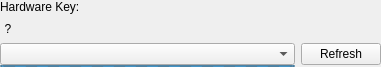
<?xml version="1.0" encoding="UTF-8"?>
<ui version="4.0">
 <class>YubiKeyEditWidget</class>
 <widget class="QWidget" name="YubiKeyEditWidget">
  <property name="geometry">
   <rect>
    <x>0</x>
    <y>0</y>
    <width>381</width>
    <height>64</height>
   </rect>
  </property>
  <layout class="QVBoxLayout" name="verticalLayout">
   <property name="leftMargin">
    <number>0</number>
   </property>
   <property name="topMargin">
    <number>0</number>
   </property>
   <property name="rightMargin">
    <number>0</number>
   </property>
   <property name="bottomMargin">
    <number>0</number>
   </property>
   <item>
    <widget class="QLabel" name="hardwareKeyLabel">
     <property name="text">
      <string>Hardware Key:</string>
     </property>
     <property name="buddy">
      <cstring>comboChallengeResponse</cstring>
     </property>
    </widget>
   </item>
   <item>
    <widget class="QToolButton" name="hardwareKeyLabelHelp">
     <property name="cursor">
      <cursorShape>PointingHandCursor</cursorShape>
     </property>
     <property name="toolTip">
      <string>&lt;p&gt;You can use a hardware security key such as a &lt;strong&gt;YubiKey&lt;/strong&gt; or &lt;strong&gt;OnlyKey&lt;/strong&gt; with slots configured for HMAC-SHA1.&lt;/p&gt;
          &lt;p&gt;Click for more information...&lt;/p&gt;</string>
     </property>
     <property name="accessibleName">
      <string>Hardware key help</string>
     </property>
     <property name="styleSheet">
      <string notr="true">QToolButton {
 border: none;
 background: none;
}</string>
     </property>
     <property name="text">
      <string notr="true">?</string>
     </property>
     <property name="iconSize">
      <size>
       <width>12</width>
       <height>12</height>
      </size>
     </property>
     <property name="popupMode">
      <enum>QToolButton::InstantPopup</enum>
     </property>
    </widget>
   </item>
   <item>
    <layout class="QGridLayout" name="gridLayout_4">
     <property name="verticalSpacing">
      <number>0</number>
     </property>
     <item row="0" column="1">
      <widget class="QPushButton" name="buttonRedetectYubikey">
       <property name="accessibleName">
        <string>Refresh hardware tokens</string>
       </property>
       <property name="text">
        <string>Refresh</string>
       </property>
      </widget>
     </item>
     <item row="0" column="0">
      <widget class="QComboBox" name="comboChallengeResponse">
       <property name="sizePolicy">
        <sizepolicy hsizetype="Expanding" vsizetype="Fixed">
         <horstretch>0</horstretch>
         <verstretch>0</verstretch>
        </sizepolicy>
       </property>
       <property name="accessibleName">
        <string>Hardware key slot selection</string>
       </property>
      </widget>
     </item>
     <item row="1" column="0">
      <widget class="QProgressBar" name="yubikeyProgress">
       <property name="maximumSize">
        <size>
         <width>16777215</width>
         <height>2</height>
        </size>
       </property>
       <property name="maximum">
        <number>0</number>
       </property>
       <property name="value">
        <number>-1</number>
       </property>
       <property name="textVisible">
        <bool>false</bool>
       </property>
      </widget>
     </item>
    </layout>
   </item>
   <item>
    <spacer name="verticalSpacer">
     <property name="orientation">
      <enum>Qt::Vertical</enum>
     </property>
     <property name="sizeHint" stdset="0">
      <size>
       <width>20</width>
       <height>0</height>
      </size>
     </property>
    </spacer>
   </item>
  </layout>
 </widget>
 <tabstops>
  <tabstop>comboChallengeResponse</tabstop>
  <tabstop>buttonRedetectYubikey</tabstop>
 </tabstops>
 <resources/>
 <connections/>
</ui>
